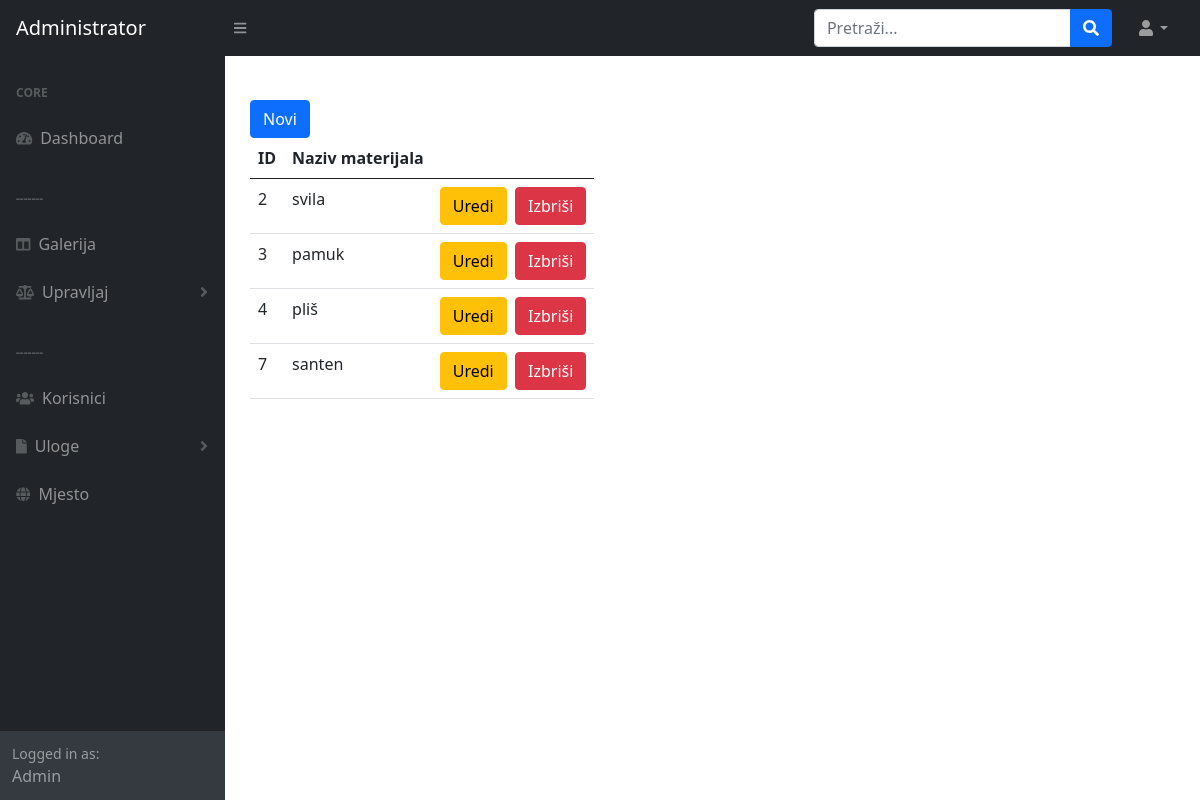
/admin/materijal.php, run on the app's committed database.
### tables this page shows
CREATE TABLE `materijal` (
  `id` int(11) NOT NULL,
  `naziv` varchar(30) NOT NULL
);

### admin/materijal.php (the view, shortened to what this page needs)
<?php
    include_once 'includes/head.inc.php';
    include_once 'includes/nav.inc.php';
    include_once 'includes/sidenav.inc.php';
    require_once 'includes/dbh.inc.php';
?>
<div class="korisnik">
<button type="button" id="btnNovi" class="btn btn-primary" data-bs-toggle="modal" data-bs-target="#noviMaterijal">Novi</button>
<table class="table">
  <thead>
    <tr>
      <th scope="col">ID</th>
      <th scope="col">Naziv materijala</th>
      <th scope="col"></th>
    </tr>
  </thead>
  <tbody>
    <?php
    $sql = "SELECT * FROM materijal;";
    $result = mysqli_query($conn, $sql);
    $resultCheck = mysqli_num_rows($result);
    if($resultCheck > 0){
        while($row = mysqli_fetch_assoc($result)){
            echo "<tr><td>". $row["id"]
                ."</td><td>". $row["naziv"]
                .'</td><td><a href="editmaterijal.php?editMaterijal='.$row["id"].'"><button class="btn btn-warning">Uredi</button></a>&nbsp
                           <a href="includes/delete.inc.php?deleteMaterijal='.$row["id"].'"><button class="btn btn-danger">Izbriši</button></a></td></tr>' ;
        }
        echo "</tbody></table>";
    }
    else {
        echo "</tbody></table>";
        echo "Nema rezultata..";
    }
    ?>
</div>
 <?php
include_once 'includes/footer.inc.php';
?>

### data on the page
materijal: id "2", naziv "svila"
materijal: id "3", naziv "pamuk"
materijal: id "4", naziv "pliš"
materijal: id "7", naziv "santen"
